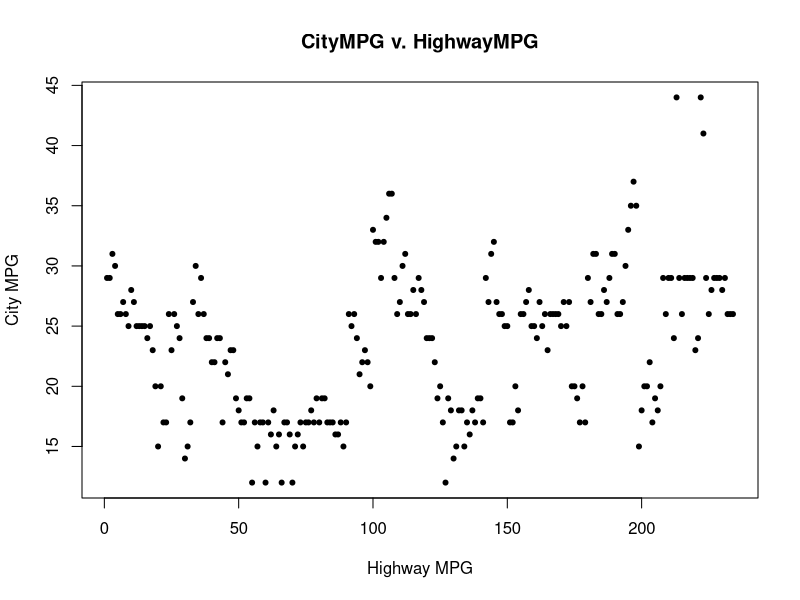
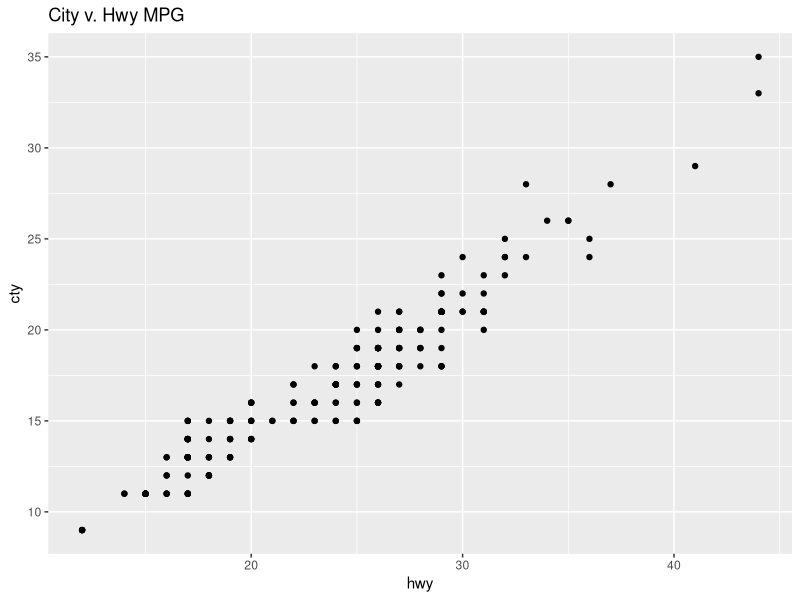
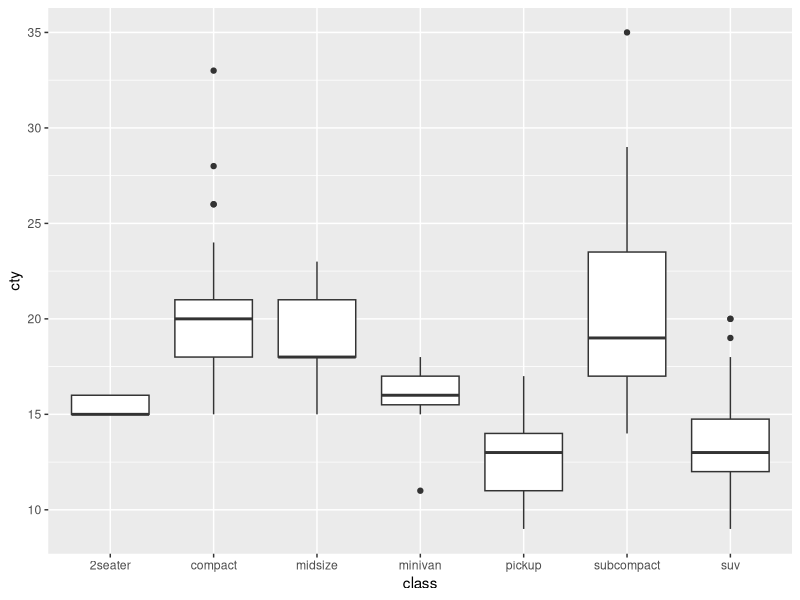
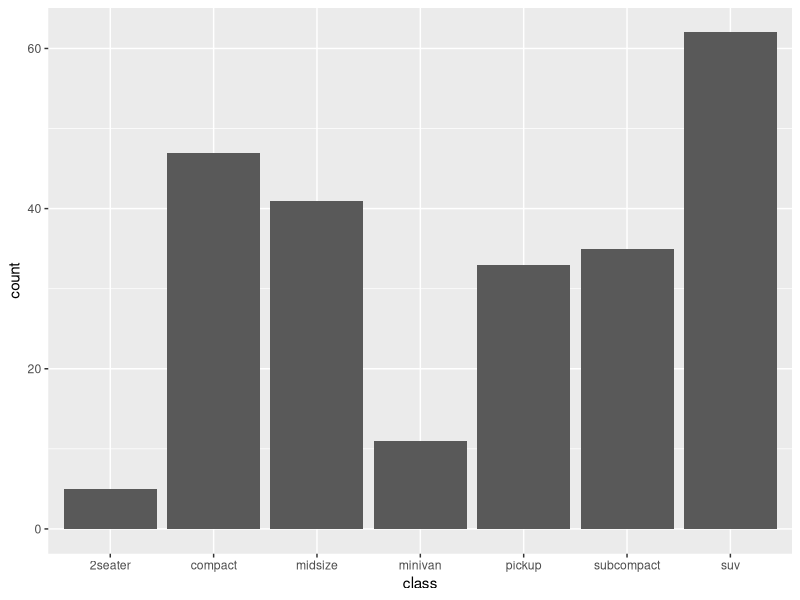
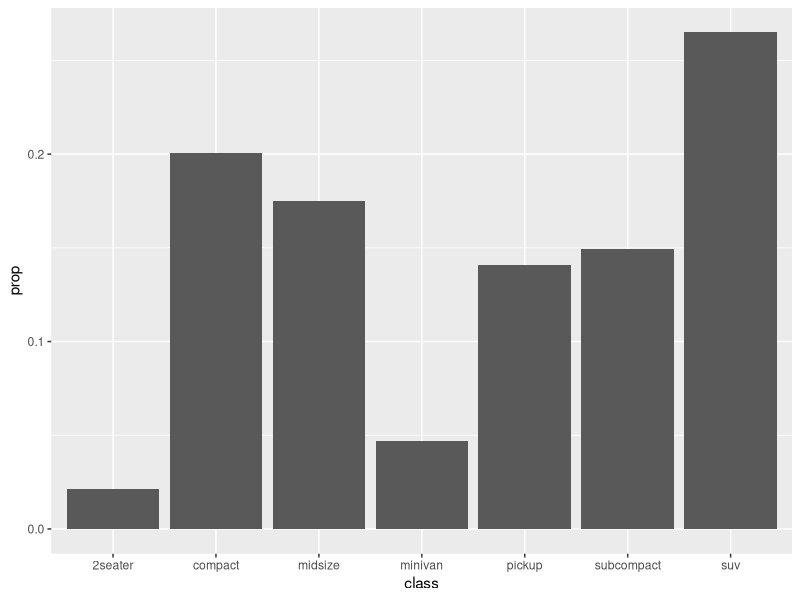
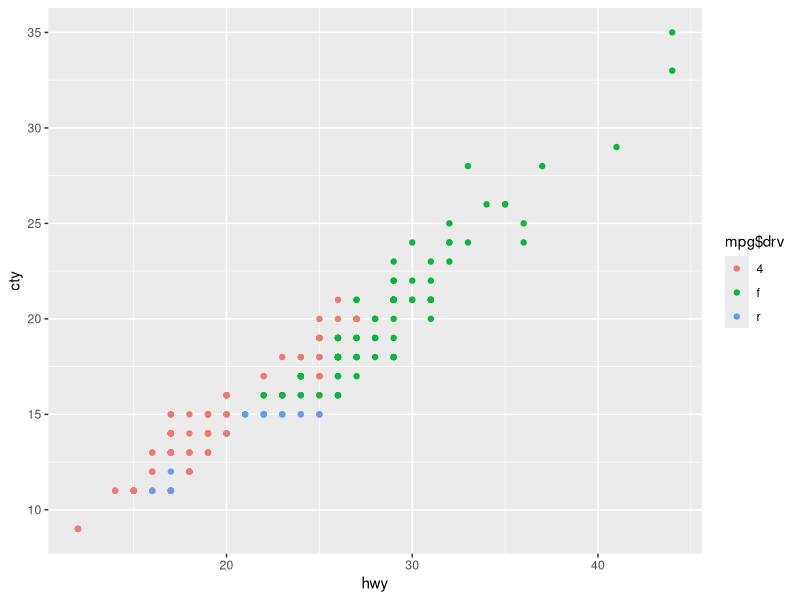
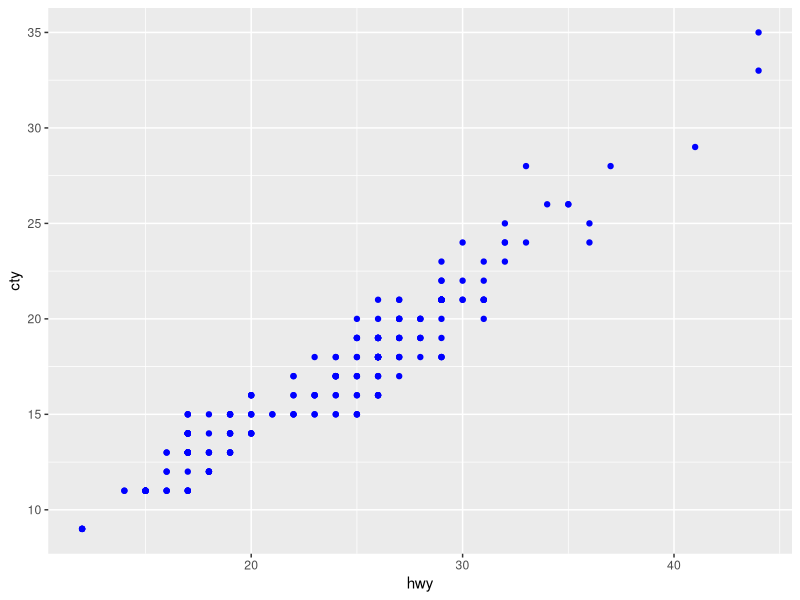
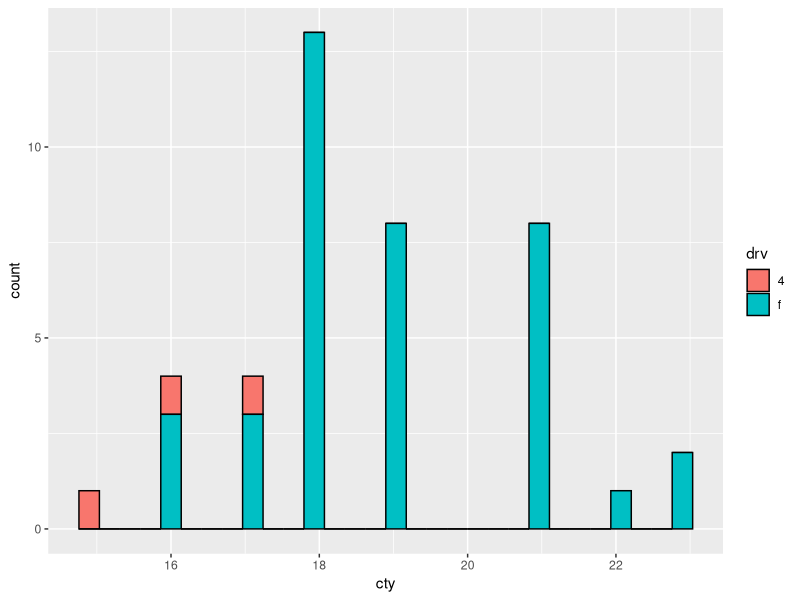

The R source for these figures, in order:
## ---- chunk 1
library(ggplot2)
library(magrittr)

## ---- chunk 2
#scatterplots
plot(mpg$hwy,mpg$city, pch = 20, main = "CityMPG v. HighwayMPG", ylab="City MPG", xlab="Highway MPG")
## ---- chunk 3
mpg %>% ggplot(aes(x = hwy, y = cty)) + geom_point()+ggtitle("City v. Hwy MPG")
mpg %>% ggplot(aes(x=class, y=cty)) + geom_boxplot()
mpg %>% ggplot(aes(x=class)) + geom_bar()

## ---- chunk 4
#adding proportions to the graph
mpg %>% ggplot(mapping = aes(x=class, y=..prop.., group=1)) + geom_bar()

#adding color based on factor within data set
mpg %>% ggplot(aes(x=hwy, y=cty, color=mpg$drv)) + geom_point()

#adding color to all data points
mpg %>% ggplot(aes(x=hwy, y=cty)) + geom_point(color="blue")

#adding multiple values and colors to bar plot
mpg[mpg$class == "midsize",] %>% ggplot(aes(x=cty, fill=drv)) + geom_histogram(color="black")

#doing the same as above, but in boxplot form
mpg %>% ggplot(aes(x=class, y=cty, fill=drv)) + geom_boxplot(color="black")

#working with the sizing of the points
mpg %>% ggplot(aes(x=hwy, y=cty, color=mpg$drv, size=mpg$displ)) + geom_point()

#doing the same as above, but with alpha (transparency)
mpg %>% ggplot(aes(x=hwy, y=cty, color=mpg$drv, size=mpg$displ, alpha=mpg$displ)) + geom_point()



